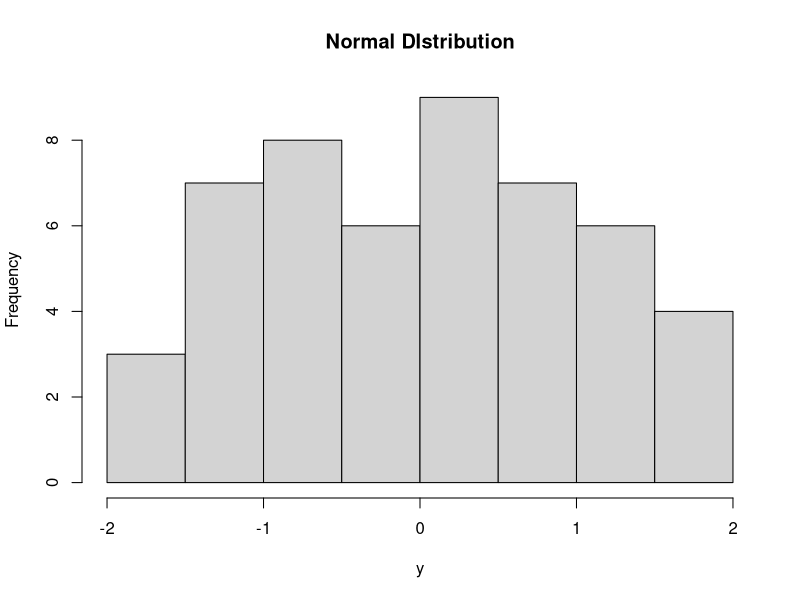

The R source for this figure:
# Create a sample of 50 numbers which are normally distributed. 
y <- rnorm(50) 

# Give the chart file a name. 
png(file = "rnorm.png") 

# Plot the histogram for this sample. 
hist(y, main = "Normal DIstribution") 

# Save the file. 
dev.off() 
